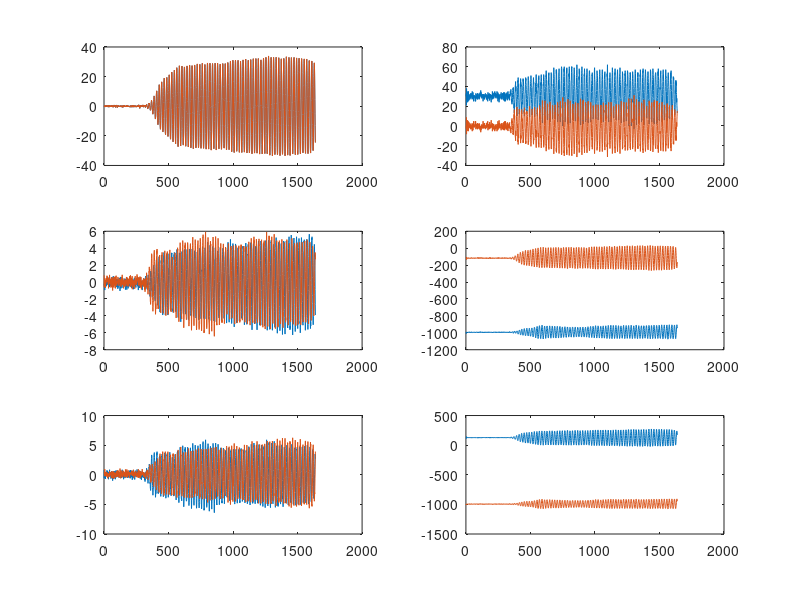
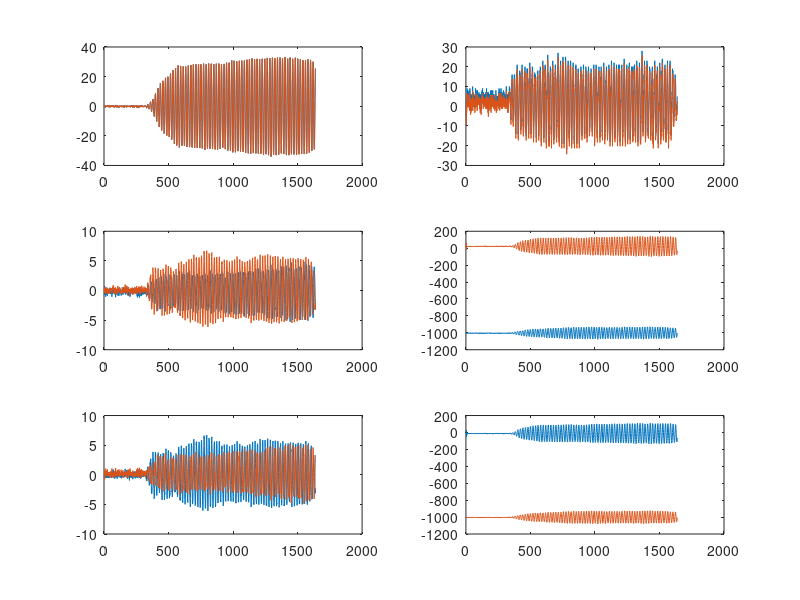
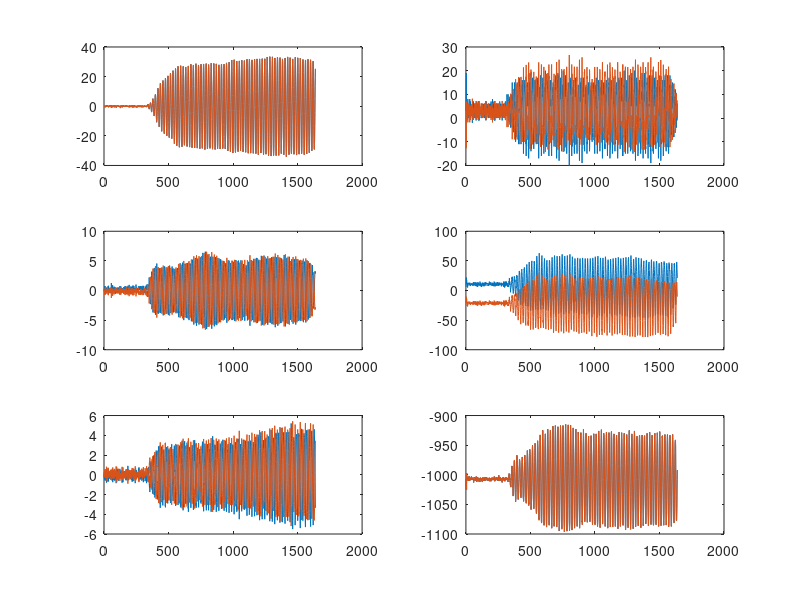
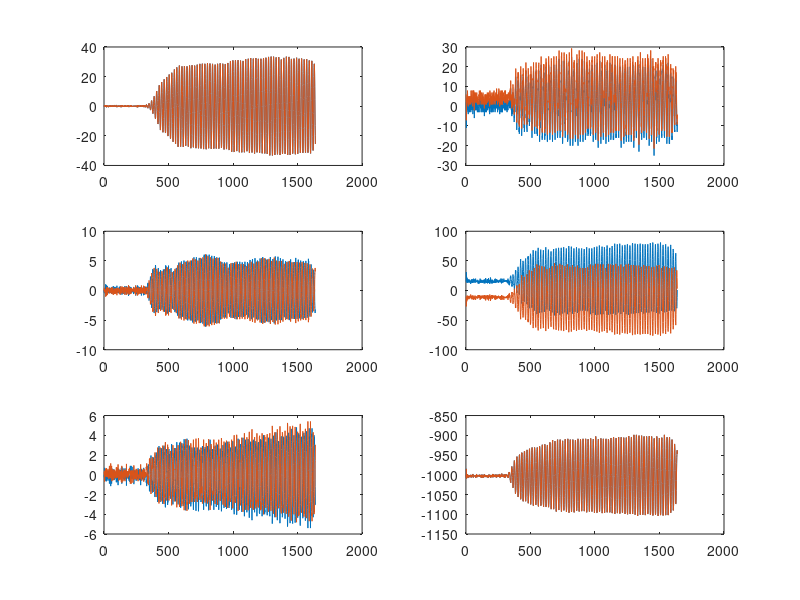

These charts were generated, in order, by the following MATLAB code:
%Calculates the orientation of each sensor
temp = load('IMU1_raw.mat');
imu1_raw = temp.ans;
temp = load('IMU2_raw.mat');
imu2_raw = temp.ans;
temp = load('IMU3_raw.mat');
imu3_raw = temp.ans;
temp = load('IMU4_raw.mat');
imu4_raw = temp.ans;
temp = load('oqus_measured.mat');
oqus = temp.ans;
load('rotation_matrix.mat')

old1 = imu1_raw;
old2 = imu2_raw;
old3 = imu3_raw;
old4 = imu4_raw;

imu1_raw(5:7,:) = -1.*imu1_raw(5:7,:);
imu2_raw(5:7,:) = -1.*imu2_raw(5:7,:);
imu3_raw(5:7,:) = -1.*imu3_raw(5:7,:);
imu4_raw(5:7,:) = -1.*imu4_raw(5:7,:);

imu1_raw(2:7,:) = Rot.imu1*imu1_raw(2:7,:);
imu2_raw(2:7,:) = Rot.imu2*imu2_raw(2:7,:);
imu3_raw(2:7,:) = Rot.imu3*imu3_raw(2:7,:);
imu4_raw(2:7,:) = Rot.imu4*imu4_raw(2:7,:);

for i = 1:4
    figure(i)
    eval(sprintf('subplot(3,2,1); plot(old%i(2,:)); hold on; plot(imu%i_raw(2,:));',i,i))
    eval(sprintf('subplot(3,2,3); plot(old%i(3,:)); hold on; plot(imu%i_raw(3,:));',i,i))
    eval(sprintf('subplot(3,2,5); plot(old%i(4,:)); hold on; plot(imu%i_raw(4,:));',i,i))
    eval(sprintf('subplot(3,2,2); plot(old%i(5,:)); hold on; plot(imu%i_raw(5,:));',i,i))
    eval(sprintf('subplot(3,2,4); plot(old%i(6,:)); hold on; plot(imu%i_raw(6,:));',i,i))
    eval(sprintf('subplot(3,2,6); plot(old%i(7,:)); hold on; plot(imu%i_raw(7,:));',i,i))
end